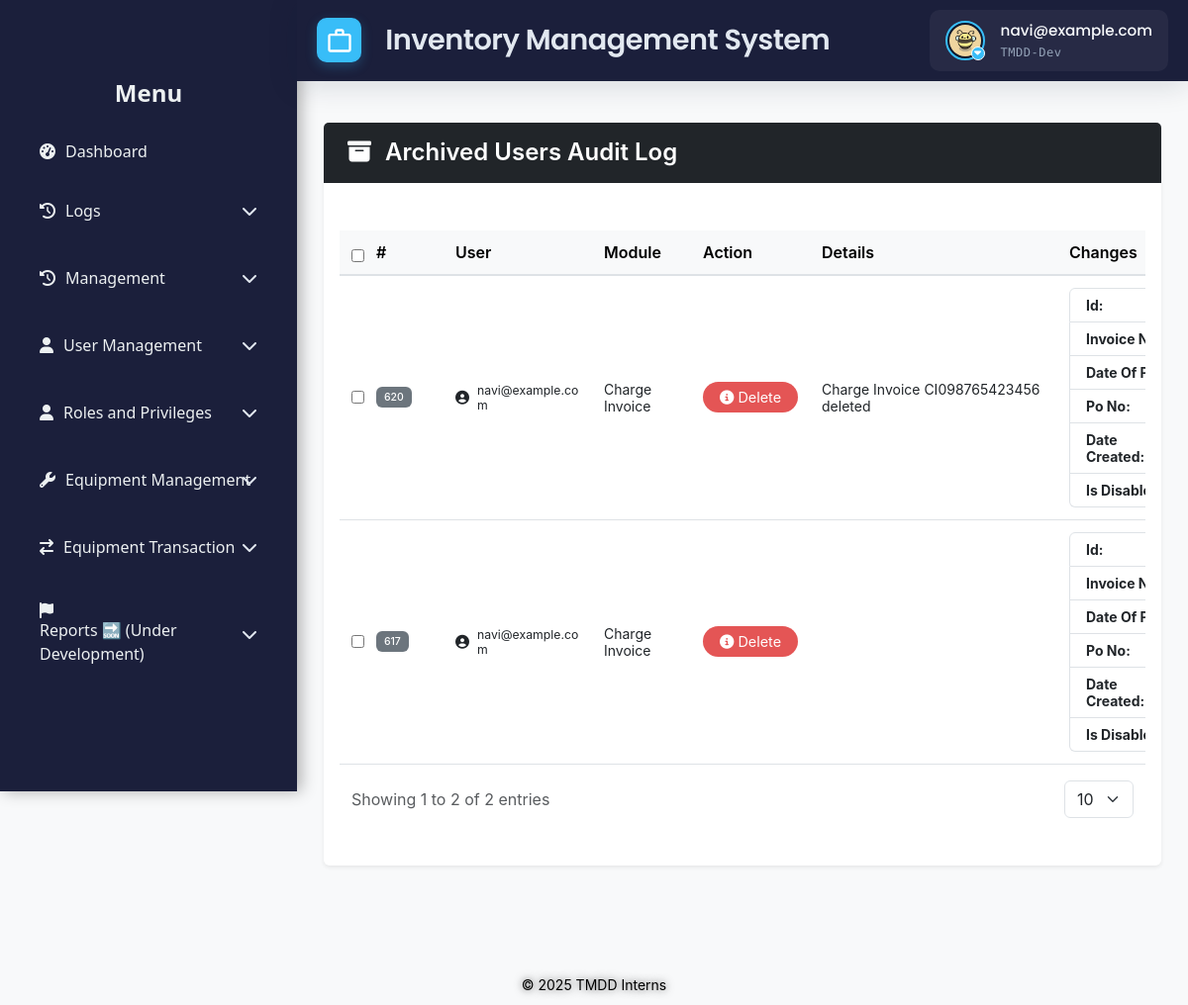
The page /src/view/php/modules/log_management/archive_manager/et_archive.php (signed in) on the database its author committed.
### tables this page shows
CREATE TABLE IF NOT EXISTS `users` (
  `id` int NOT NULL AUTO_INCREMENT,
  `username` varchar(50) NOT NULL,
  `email` varchar(100) NOT NULL,
  `password` varchar(255) NOT NULL,
  `first_name` varchar(100) DEFAULT NULL,
  `last_name` varchar(100) DEFAULT NULL,
  `date_created` timestamp NULL DEFAULT CURRENT_TIMESTAMP,
  `status` enum('Offline','Online') NOT NULL,
  `is_disabled` tinyint(1) NOT NULL DEFAULT '0',
  `profile_pic_path` varchar(2048) DEFAULT NULL,
  PRIMARY KEY (`id`),
  UNIQUE KEY `username` (`username`),
  UNIQUE KEY `email` (`email`)
);

CREATE TABLE IF NOT EXISTS `audit_log` (
  `TrackID` int NOT NULL AUTO_INCREMENT,
  `UserID` int NOT NULL,
  `EntityID` int DEFAULT NULL,
  `Action` varchar(255) NOT NULL,
  `Details` text,
  `OldVal` text,
  `NewVal` text,
  `Module` varchar(255) NOT NULL,
  `Status` varchar(50) DEFAULT NULL,
  `Date_Time` datetime NOT NULL,
  PRIMARY KEY (`TrackID`)
);

### src/view/php/modules/log_management/archive_manager/et_archive.php (the view, shortened to what this page needs)
<?php
require '../../../../../../config/ims-tmdd.php';
include '../../../general/header.php';
$query = "
SELECT
    a.TrackID AS track_id,
    CONCAT(op.First_Name, ' ', op.Last_Name) AS operator_name,
    op.Email AS operator_email,
    a.Module AS module,
    a.Action AS action,
    a.Details AS details,
    a.OldVal AS old_val,
    a.NewVal AS new_val,
    a.Status AS status,
    a.Date_Time AS date_time,
    a.EntityID AS deleted_entity_id
FROM audit_log a
JOIN users op ON a.UserID = op.id
LEFT JOIN purchase_order po ON a.Module = 'Purchase Order' AND a.EntityID = po.id
LEFT JOIN charge_invoice ci ON a.Module = 'Charge Invoice' AND a.EntityID = ci.id
LEFT JOIN receive_report rr ON a.Module = 'Receiving Report' AND a.EntityID = rr.id
WHERE a.Module IN ('Purchase Order', 'Charge Invoice', 'Receiving Report')
  AND LOWER(a.Action) IN ('delete', 'remove', 'soft delete', 'permanent delete')
  AND a.TrackID = (
      SELECT MAX(a2.TrackID)
      FROM audit_log a2
      WHERE a2.EntityID = a.EntityID
        AND a2.Module = a.Module
  )
  AND (
      (a.Module = 'Purchase Order' AND po.is_disabled = 1)
      OR (a.Module = 'Charge Invoice' AND ci.is_disabled = 1)
      OR (a.Module = 'Receiving Report' AND rr.is_disabled = 1)
  )
ORDER BY a.TrackID DESC
";
try {
    $stmt = $pdo->prepare($query);
    $stmt->execute();
    $logs = $stmt->fetchAll(PDO::FETCH_ASSOC);
} catch (PDOException $e) {
    die("Database query error: " . $e->getMessage());
}
function getActionIcon($action)
{
    $action = strtolower($action);
    if ($action === 'modified') {
        return '<i class="fas fa-user-edit"></i>';
    } elseif ($action === 'add') {
        return '<i class="fas fa-user-plus"></i>';
    } elseif ($action === 'soft delete' || $action === 'permanent delete') {
        return '<i class="fas fa-user-slash"></i>';
    } else {
        return '<i class="fas fa-info-circle"></i>';
    }
}
function formatChanges($oldJsonStr)
{
    $oldData = json_decode($oldJsonStr, true);
    $html = '<ul class="list-group">';
    foreach ($oldData as $key => $value) {
        $displayValue = is_null($value) ? '<em>null</em>' : htmlspecialchars($value);
        $friendlyKey = ucwords(str_replace('_', ' ', $key));
        $html .= '<li class="list-group-item d-flex justify-content-between align-items-center">
                    <strong>' . $friendlyKey . ':</strong>
                    <span class="old-value text-danger"><i class="fas fa-history me-1"></i> ' . $displayValue . '</span>
                  </li>';
    }
    $html .= '</ul>';
    return $html;
}
?>
<!DOCTYPE html>
<html lang="en">
<head>
    <link rel="stylesheet" href="https://cdn.jsdelivr.net/npm/bootstrap@5.3.0/dist/css/bootstrap.min.css">
    <link rel="stylesheet" href="https://cdnjs.cloudflare.com/ajax/libs/font-awesome/6.4.0/css/all.min.css">
    <link rel="stylesheet" href="/Inventory-Managment-System-TMDD/src/view/styles/css/audit_log.css">
    <link rel="stylesheet" href="<?php echo BASE_URL; ?>src/view/styles/css/pagination.css">
</head>
<body>
<?php include '../../../general/sidebar.php'; ?>
<div class="main-content">
    <div class="container-fluid">
        <div class="card">
            <div class="card-header d-flex justify-content-between align-items-center bg-dark">
                <h3 class="text-white">
                    <i class="fas fa-archive me-2"></i>
                    Archived Users Audit Log
                </h3>
            </div>
            <div class="card-body">
                <div class="row mb-3">
                    <div class="col-md-12">
                    </div>
                </div>
                <div class="table-responsive" id="table">
                    <table id="archiveTable" class="table table-hover">
                        <colgroup>
                            <col class="checkbox">
                            <col class="track">
                            <col class="user">
                            <col class="module">
                            <col class="action">
                            <col class="details">
                            <col class="changes">
                            <col class="status">
                            <col class="date">
                            <col class="actions">
                        </colgroup>
                        <thead class="table-light">
                        <tr>
                            <th><input type="checkbox" id="select-all"></th>
                            <th>#</th>
                            <th>User</th>
                            <th>Module</th>
                            <th>Action</th>
                            <th>Details</th>
                            <th>Changes</th>
                        </tr>
                        </thead>
                        <tbody id="archiveTableBody">
                        <?php if (!empty($logs)): ?>
                            <?php foreach ($logs as $log): ?>
                                <tr>
                                    <td data-label="Select">
                                        <input type="checkbox" class="select-row" value="<?php echo $log['deleted_entity_id']; ?>">
                                    </td>
                                    <td data-label="Track ID">
                                        <span class="badge bg-secondary"><?php echo htmlspecialchars($log['track_id']); ?></span>
                                    </td>
                                    <td data-label="Operator">
                                        <div class="d-flex align-items-center">
                                            <i class="fas fa-user-circle me-2"></i>
                                            <small><?php echo htmlspecialchars($log['operator_email']); ?></small>
                                        </div>
                                    </td>
                                    <td data-label="Module">
                                        <?php echo !empty($log['module']) ? htmlspecialchars(trim((string)$log['module'])) : '<em class="text-muted">N/A</em>'; ?>
                                    </td>
                                    <td data-label="Action">
                                        <?php
                                        $actionText = !empty($log['action']) ? $log['action'] : 'Unknown';
                                        echo '<span class="action-badge action-' . strtolower($actionText) . '">';
                                        echo getActionIcon($actionText) . ' ' . htmlspecialchars((string)$actionText);
                                        echo '</span>';
                                        ?>
                                    </td>
                                    <td data-label="Details">
                                        <?php echo nl2br(htmlspecialchars((string)($log['details'] ?? ''))); ?>
                                    </td>
                                    <td data-label="Changes">
                                        <?php echo formatChanges($log['old_val']); ?>
                                    </td>
                                </tr>
                            <?php endforeach; ?>
                        <?php endif; ?>
                        </tbody>
                    </table>
                </div>
                <div class="container-fluid">
                    <div class="row align-items-center g-3">
                        <div class="col-12 col-sm-auto">
                            <div class="text-muted">
                                Showing <span id="currentPage">1</span> to <span id="rowsPerPage">20</span> of <span id="totalRows">100</span> entries
                            </div>
                        </div>
                        <div class="col-12 col-sm-auto ms-sm-auto">
                            <div class="d-flex align-items-center gap-2">
                                <select id="rowsPerPageSelect" class="form-select" style="width: auto;">
                                    <option value="10" selected>10</option>
                                </select>
                            </div>
                        </div>
                    </div>
                    <div class="row mt-3">
                        <div class="col-12">
                        </div>
                    </div>
                </div>
            </div>
        </div>
    </div>
</div>
<?php include '../../general/footer.php'; ?>
</body>
</html>

### src/view/php/general/header.php (shortened to what this page needs)
<?php
$user_id = $_SESSION['user_id'] ?? null;
if ($user_id !== null) {
    $stmt = $pdo->prepare("SELECT profile_pic_path FROM users WHERE id = ?");
    $stmt->execute([$user_id]);
    $user = $stmt->fetch(PDO::FETCH_ASSOC);
} else {
    die("User not logged in.");
}
$role = isset($_SESSION["role"]) ? $_SESSION["role"] : "";
$email = $_SESSION['email'];
?>
<!DOCTYPE html>
<html lang="en">
<head>
    <link href="https://cdn.jsdelivr.net/npm/bootstrap@5.2.3/dist/css/bootstrap.min.css" rel="stylesheet">
    <link href="https://cdn.jsdelivr.net/npm/bootstrap-icons@1.10.3/font/bootstrap-icons.css" rel="stylesheet">
    <link rel="stylesheet"
          href="https://cdn.jsdelivr.net/npm/bootstrap@5.3.0/dist/css/bootstrap.min.css">
    <link rel="stylesheet"
          href="https://cdnjs.cloudflare.com/ajax/libs/font-awesome/6.4.0/css/all.min.css">
    <link rel="stylesheet" href="<?php echo BASE_URL; ?>src/view/styles/css/toast.css">
    <link rel="stylesheet" href="<?php echo BASE_URL; ?>src/view/styles/css/header_footer.css">
</head>
<body>
<header class="header">
      <div class="logo-container">
        <div class="logo-icon">
            <svg viewBox="0 0 24 24">
                <path d="M20 6h-4V4c0-1.1-.9-2-2-2h-4c-1.1 0-2 .9-2 2v2H4c-1.1 0-2 .9-2 2v12c0 1.1.9 2 2 2h16c1.1 0 2-.9 2-2V8c0-1.1-.9-2-2-2zM10 4h4v2h-4V4zm10 16H4V8h16v12z"/>
            </svg>
        </div>
        <div>
            <div class="logo-text">Inventory Management System</div>
        </div>
    </div>
    <div class="header-widgets">
        <div class="user-profile" onclick="toggleDropdown()">
            <div class="profile-picture-container">
                <img
                    src="<?php echo !empty($user['profile_pic_path'])
                        ? '../../../../../public/' . htmlspecialchars($user['profile_pic_path'])
                        : '../../../../../public/assets/img/default_profile.jpg'; ?>"
                    alt=s"User Profile"
                    class="profile-picture"
                >
                <span class="dropdown-indicator"><i class="fas fa-caret-down"></i></span>
            </div>
            <div class="user-info">
                <div class="user-name"><?php echo $email; ?></div>
                <div class="user-role"><?php echo $role; ?> </div>
            </div>
        </div>
    </div>
</header>
</body>
</html>

### src/view/styles/css/header_footer.css (style rules this page uses)
* { margin: 0; padding: 0; box-sizing: border-box; }
body { background: #f5f7fb; }
.header { display: flex; justify-content: space-between; align-items: center; background: #1B1F3B; padding: 10px 20px; box-shadow: 0 4px 30px rgba(11, 25, 51, 0.15); position: fixed; top: 0; left: 300px; right: 0; z-index: 900; }
.main-content { margin-left: 300px; padding-top: 70px; }
.logo-container { display: flex; align-items: center; gap: 1.2rem; }
.logo-icon { width: 45px; height: 45px; background: #38BDF8; border-radius: 10px; display: grid; place-items: center; box-shadow: 0 4px 12px rgba(56, 189, 248, 0.25); margin-left: 0; }
.logo-icon svg { width: 28px; height: 28px; fill: white; }
.logo-text { font-family: 'Poppins', sans-serif; font-size: 1.8rem; font-weight: 600; color: #E2E8F0; letter-spacing: -0.5px; margin-left: 5px; }
.header-widgets { display: flex; align-items: center; gap: 2.5rem; }
.user-profile { display: flex; align-items: center; gap: 1rem; padding: 0.6rem 1rem; background: rgba(255, 255, 255, 0.05); border-radius: 10px; position: relative; cursor: pointer; width: 100%; }
.user-info { display: flex; flex-direction: column; gap: 2px; }
.user-name { font-family: 'Poppins', sans-serif; color: #F8FAFC; font-size: 0.95rem; font-weight: 500; }
.user-role { font-family: 'Roboto Mono', monospace; color: #94A3B8; font-size: 0.75rem; letter-spacing: 0.5px; }
.profile-picture-container { position: relative; display: inline-block; }
.profile-picture { width: 40px; height: 40px; border-radius: 50%; border: 2px solid #38BDF8; object-fit: cover; padding: 2px; background: #0F172A; }
.dropdown-indicator { position: absolute; bottom: 0; right: 0; background-color: #38bdf8; color: white; font-size: 0.7rem; width: 14px; height: 14px; border-radius: 50%; display: grid; place-items: center; border: 1px solid white; pointer-events: none; }

### src/view/styles/css/audit_log.css (style rules this page uses)
:root { --sidebar-width: 300px; --header-height: 60px; }
body { font-family: 'Inter', system-ui, -apple-system, sans-serif; background-color: #f8f9fa; min-height: 100vh; }
.main-content { padding: 100px 15px; }
col.changes { width: 400px; }
.card { border: none; box-shadow: 0 0.125rem 0.25rem rgba(0, 0, 0, 0.075); }
.card-header { background: #212529; border-bottom: none; padding: 1rem 1.5rem; }
.card-header h3 { font-size: 1.5rem; font-weight: 600; margin: 0; }
.table { table-layout: fixed; width: 100%; }
.table th { font-weight: 600; background-color: #f8f9fa; border-bottom: 2px solid #dee2e6; }
.table td { vertical-align: middle; font-size: 0.875rem; }
.badge { font-weight: 500; padding: 0.5em 0.75em; }
.action-badge { display: inline-flex; align-items: center; gap: 0.5rem; padding: 0.5rem 0.75rem; border-radius: 20px; font-size: 0.875rem; }
.action-delete { background-color: #f8d7da; color: #842029; }
.table-responsive { overflow-x: auto; }
.table th, .table td { white-space: normal !important; word-break: break-word; overflow-wrap: break-word; min-width: 150px; padding: 0.75rem; }
tbody tr { transition: none; }
col.checkbox { width: 25px; }
col.track { width: 80px; }
col.user { width: 150px; }
col.module { width: 100px; }
col.action { width: 120px; }
col.details { width: 250px; }
col.changes { width: 300px; }
.action-badge { padding: 0.35em 0.65em; border-radius: 0.25rem; font-size: 0.9rem; display: inline-flex; align-items: center; gap: 0.25rem; }
.action-remove, .action-delete { background-color: #e45555; color: #ffffff; padding: 0.5em 0.75em; border-radius: 50px; min-width: 80px; text-align: center; display: block; }

### src/view/styles/css/pagination.css (style rules this page uses)
#table tbody tr { transition: opacity 0.1s ease-in-out, transform 0.1s ease-in-out; }

### src/view/styles/css/sidebar.css (style rules this page uses)
:root { --sidebar-bg-start: #2c3e50; --sidebar-bg-end: #34495e; --sidebar-text: #ecf0f1; --hover-bg: rgba(255, 255, 255, 0.1); }

### rows shown on the page
users: profile_pic_path (picture)
audit_log: TrackID "620", UserID.email "navi@example.com", Module "Charge Invoice", Action "Delete", Details "Charge Invoice CI098765423456 deleted", friendlyKey "Id", friendlyKey "Invoice…", friendlyKey "Date Of…", friendlyKey "Po No", friendlyKey "Date Created", friendlyKey "Is…"
audit_log: TrackID "617", UserID.email "navi@example.com", Module "Charge Invoice", Action "Delete", friendlyKey "Id", friendlyKey "Invoice…", friendlyKey "Date Of…", friendlyKey "Po No", friendlyKey "Date Created", friendlyKey "Is…"

### other values the page prints
$email "navi@example.com"
$role "TMDD-Dev"
